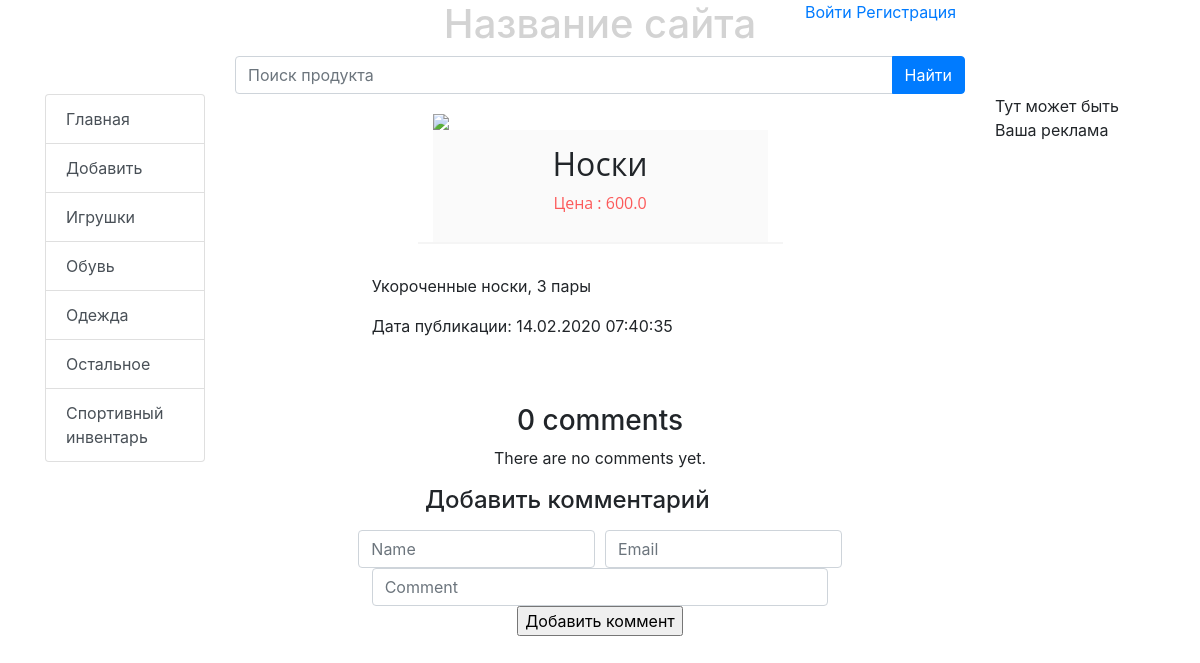
/product/9-noski, run on an earlier commit of the app's database.
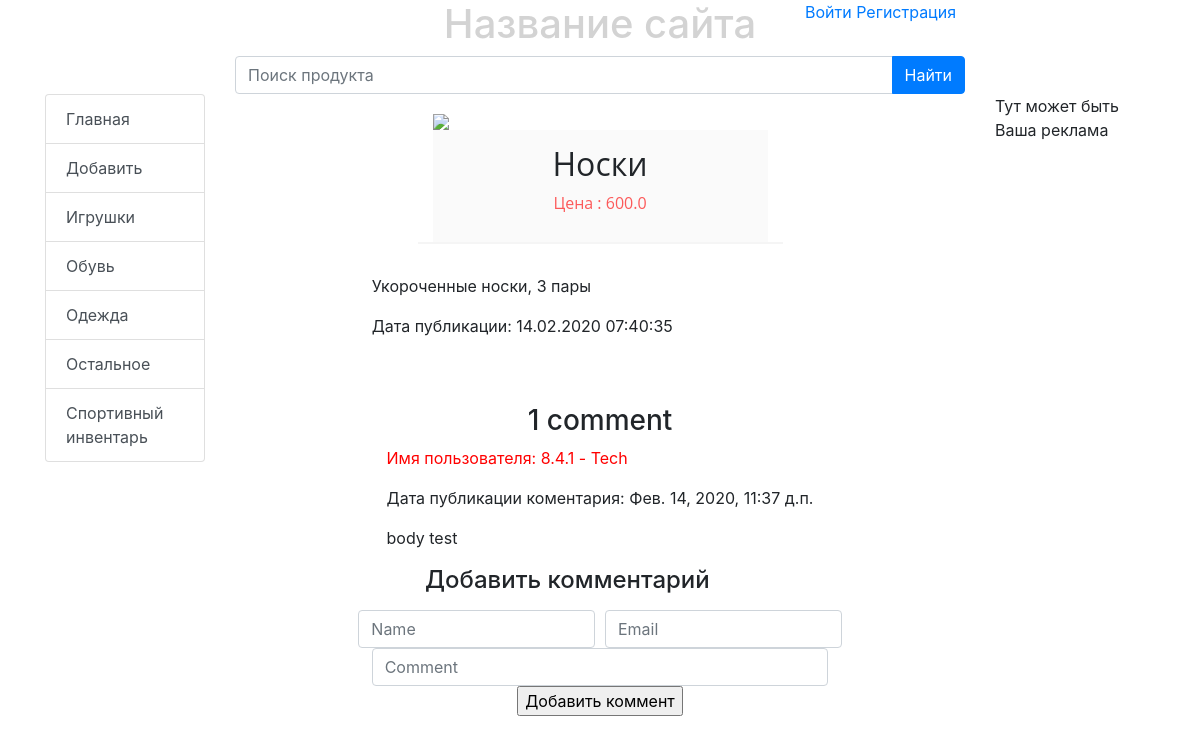
And on a later commit of the database.
### bboard/models.py (models this page shows, shortened)
class Rubric(models.Model):
    name = models.CharField(max_length=20, db_index=True, verbose_name='Название')
    class Meta:
        verbose_name_plural = 'Рубрики'
        verbose_name = 'Рубрики'
        ordering = ['name']

class Comment(models.Model):
    post = models.ForeignKey(Bb, related_name='comments', on_delete=models.CASCADE, null=True, blank=True)
    name = models.CharField(max_length=80)
    email = models.EmailField()
    body = models.CharField(max_length=100)
    created = models.DateTimeField(auto_now_add=True)
    updated = models.DateTimeField(auto_now=True)
    active = models.BooleanField(default=True)
    class Meta:
        ordering = ('created',)
        verbose_name_plural = 'Комментарии'
        verbose_name = 'Комментарий'

### bboard/views.py (the view)
# urls.py: path('product/<int:product_id>-<slug:url>', by_product, name='by_product'),
def by_product(request, product_id, url):
	current_product = Bb.objects.get(pk=product_id)
	rubrics = Rubric.objects.all()
	comments = Comment.objects.filter(post=product_id)
	if request.method == 'POST':
		form = CommentForm(request.POST)
		if form.is_valid():
			print(form.cleaned_data)
			form = form.save(commit=False)
			form.post_id = product_id
			form.save()
	else:
		form = CommentForm()
	context = {
		'current_product': current_product,
		'rubrics': rubrics,
		'comments' : comments,
		'form' : form
	}
	return render(request, 'bboard/by_product.html', context)

### bboard/forms.py
class CommentForm(ModelForm):
	class Meta:
		model = Comment
		fields = ('name', 'email', 'body')

### bboard/templates/bboard/by_product.html (shortened to what this page needs)
{% extends "layout/basic.html" %}
{% block content %}
        <div class="container" style="margin-top: 20px;">
            <div class="row">
                <div class="col-lg-6 offset-lg-3 product-item" >
                          <img src="{{ MEDIA_URL }}{{ current_product.image }}">
                          <div class="product-list">
                            <h2>{{  current_product.title|truncatewords:3 }}</h2>
                              <span class="price">Цена : {{ current_product.price }}</span>
                          </div>
                </div>
                <div class="col-lg-8 offset-lg-2" style="margin-top: 30px;">
                    <p>{{ current_product.content }}</p>
                    <p>Дата публикации: {{ current_product.published|date:"d.m.Y H:i:s" }}</p>
                </div>
            </div>
        </div>
    <div class="row" style="margin-top: 50px;">
         <div style="margin: 0 auto;" >
            {% with comments.count as total_comments %}
                <h3>
                    {{ total_comments }} comment{{ total_comments|pluralize }}
                </h3>
            {% endwith %}
        </div>
    </div>
    <div class="row">
        {% for comment in comments %}
           <div style="margin: 0 auto;">
                <p style="color: red;"> Имя пользователя: {{ comment.name }} </p>
                <p> Дата публикации коментария: {{ comment.created }}</p>
                <p> {{ comment.body|linebreaks }} </p>
            </div>
        {% empty %}
            <div style="margin: 0 auto;">
                <p>There are no comments yet.</p>
            </div>
        {% endfor %}
    </div>
    <div class="row">
         {% if new_comment %}
           <div style="margin: 0 auto;">
             <h2>Your comment has been added.</h2>
           </div>
         {% else %}
             <div class="col-lg-6 offset-lg-3">
                <h4 style="margin: 0 auto;">Добавить комментарий</h4>
             </div>
     </div>
         <div class="row">
                <form method="post" class="col-lg-12" action="">{% csrf_token %}
                    <div class="form-row" style="margin-top: 15px;">
                        <div class="col-4 offset-2">
                          <input type="text" class="form-control" placeholder="Name" name="name">
                        </div>
                        <div class="col-4">
                          <input type="text" class="form-control" placeholder="Email" name="email">
                        </div>
                    </div>
                    <div class="col-lg-8 offset-2">
                        <input type="text" class="form-control" placeholder="Comment" name="body">
                    </div>
                    <div class="row">
                         <input type="submit" value="Добавить коммент" style="margin: 0 auto;">
                    </div>
                </form>
        </div>
        {% endif %}
{% endblock %}

### bboard/templates/layout/basic.html (shortened to what this page needs)
{% load static %}
<!DOCTYPE html>
<html>
	<head>
		<link rel="stylesheet" type="text/css" href="{% static 'bboard/style.css' %}">
		<link rel="stylesheet" href="https://stackpath.bootstrapcdn.com/bootstrap/4.3.1/css/bootstrap.min.css">
	</head>
	<body>
		<div class="general-containe">
            <header1>
                <div class="container">
                    <div class="row">
                        <div class="col-lg"></div>
                        <div class="col-lg text-center">
                            <h1 style="color: lightgray;">Название сайта</h1>
                        </div>
                        <div class="col-lg">
                            {% if username %}
                                <a href="">Выйти</a>
                            {% else %}
                                <a href="{% url 'login' %}">Войти</a>
                            {% endif %}
                            <a href="{% url 'create_user' %}">Регистрация</a>
                        </div>
                    </div>
                </div>
            </header1>
            <div class="container">
				<div class="row">
					<div class="col-lg-8 offset-lg-2">
						<div class="input-group justify-content-center">
	  						<input type="text" class="form-control" placeholder="Поиск продукта" aria-label="Поиск продукта" aria-describedby="button-addon2">
	  						<div class="input-group-append">
	    						<button class="btn btn-primary" type="button" id="button-addon2">Найти</button>
					  		</div>
						</div>
					</div>
				</div>
            </div>
            <div class="container">
                <div class="row">
                    <div class="col-lg-2">
                        <div class="list-group">
                              <a href="{% url 'index' %}" class="list-group-item list-group-item-action">
                                Главная
                              </a>
                              <a href="{% url 'add' %}" class="list-group-item list-group-item-action">Добавить</a>
                                {% for rubric in rubrics %}
                               <a href="{% url 'by_rubric' rubric.pk %}" class="list-group-item list-group-item-action">{{ rubric.name }}</a>
                                {% endfor %}
                        </div>
                    </div>
                    <div class="col-lg-8">
						{% block content %}
						{% endblock %}
					</div>
					<div class="col-lg-2">
						<p>Тут может быть Ваша реклама </p>
					</div>
                </div>
            </div>
		</div>
	</body>
</html>

What changed in the data, as far as the page shows it:
added Comment: name "8.4.1 - Tech", created "Фев. 14, 2020, 11:37 д.п.", body "body test"
Also different on the page:
{{ total_comments }}: "0" → "1"
text no longer shown: "There are no comments yet."
